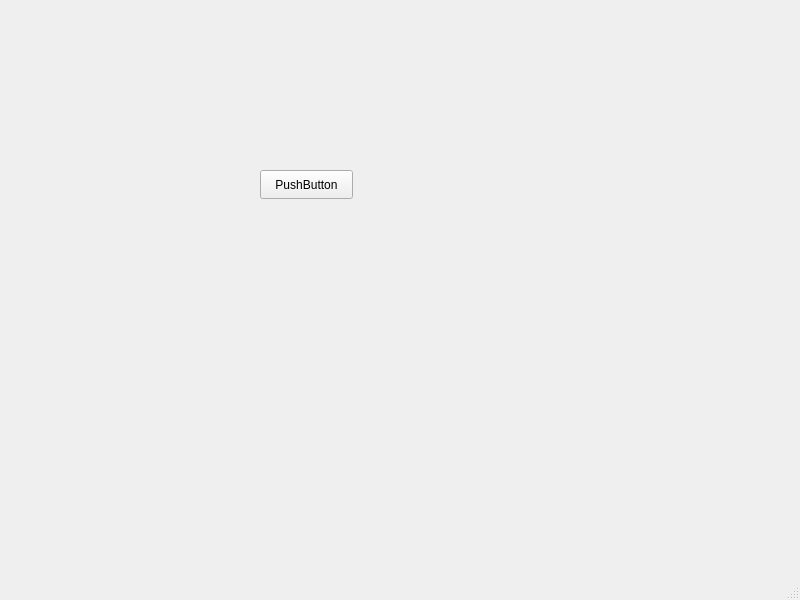
<?xml version="1.0" encoding="UTF-8"?>
<ui version="4.0">
 <class>MainWindow</class>
 <widget class="QMainWindow" name="MainWindow">
  <property name="geometry">
   <rect>
    <x>0</x>
    <y>0</y>
    <width>800</width>
    <height>600</height>
   </rect>
  </property>
  <property name="windowTitle">
   <string>MainWindow</string>
  </property>
  <widget class="QWidget" name="centralwidget">
   <widget class="QPushButton" name="pushButton">
    <property name="geometry">
     <rect>
      <x>260</x>
      <y>170</y>
      <width>93</width>
      <height>29</height>
     </rect>
    </property>
    <property name="text">
     <string>PushButton</string>
    </property>
   </widget>
  </widget>
  <widget class="QMenuBar" name="menubar">
   <property name="geometry">
    <rect>
     <x>0</x>
     <y>0</y>
     <width>800</width>
     <height>26</height>
    </rect>
   </property>
  </widget>
  <widget class="QStatusBar" name="statusbar"/>
 </widget>
 <resources/>
 <connections/>
</ui>
